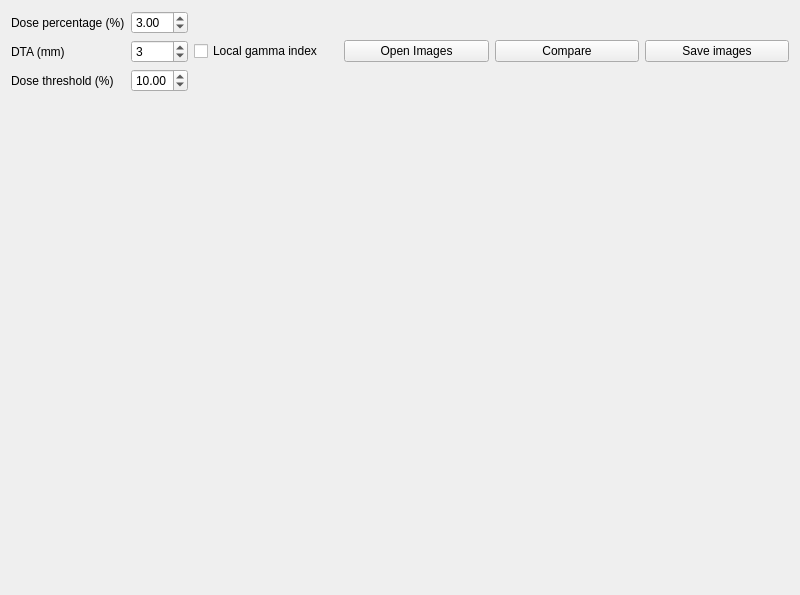
<?xml version="1.0" encoding="UTF-8"?>
<ui version="4.0">
 <class>DoseComp</class>
 <widget class="QWidget" name="DoseComp">
  <property name="geometry">
   <rect>
    <x>0</x>
    <y>0</y>
    <width>800</width>
    <height>595</height>
   </rect>
  </property>
  <property name="windowTitle">
   <string>Form</string>
  </property>
  <property name="windowIcon">
   <iconset resource="icons.qrc">
    <normaloff>:/icons/compare.png</normaloff>:/icons/compare.png</iconset>
  </property>
  <layout class="QVBoxLayout" name="verticalLayout">
   <item>
    <layout class="QHBoxLayout" name="horizontalLayout_2">
     <item>
      <layout class="QFormLayout" name="formLayout">
       <property name="fieldGrowthPolicy">
        <enum>QFormLayout::AllNonFixedFieldsGrow</enum>
       </property>
       <item row="0" column="0">
        <widget class="QLabel" name="dosePercentageLabel">
         <property name="text">
          <string>Dose percentage (%)</string>
         </property>
        </widget>
       </item>
       <item row="0" column="1">
        <widget class="QDoubleSpinBox" name="dosePercentageDoubleSpinBox">
         <property name="maximum">
          <double>20.000000000000000</double>
         </property>
         <property name="singleStep">
          <double>1.000000000000000</double>
         </property>
         <property name="value">
          <double>3.000000000000000</double>
         </property>
        </widget>
       </item>
       <item row="1" column="0">
        <widget class="QLabel" name="dTAMmLabel">
         <property name="text">
          <string>DTA (mm)</string>
         </property>
        </widget>
       </item>
       <item row="1" column="1">
        <widget class="QSpinBox" name="dTAMmSpinBox">
         <property name="minimum">
          <number>1</number>
         </property>
         <property name="value">
          <number>3</number>
         </property>
        </widget>
       </item>
       <item row="2" column="0">
        <widget class="QLabel" name="doseThresholdLabel">
         <property name="text">
          <string>Dose threshold (%)</string>
         </property>
        </widget>
       </item>
       <item row="2" column="1">
        <widget class="QDoubleSpinBox" name="doseThresholdDoubleSpinBox">
         <property name="singleStep">
          <double>5.000000000000000</double>
         </property>
         <property name="value">
          <double>10.000000000000000</double>
         </property>
        </widget>
       </item>
      </layout>
     </item>
     <item>
      <widget class="QCheckBox" name="local_checkBox">
       <property name="text">
        <string>Local gamma index</string>
       </property>
      </widget>
     </item>
     <item>
      <widget class="QPushButton" name="open_images">
       <property name="text">
        <string>Open Images</string>
       </property>
      </widget>
     </item>
     <item>
      <widget class="QPushButton" name="compare_button">
       <property name="text">
        <string>Compare</string>
       </property>
      </widget>
     </item>
     <item>
      <widget class="QPushButton" name="save_images">
       <property name="text">
        <string>Save images</string>
       </property>
      </widget>
     </item>
    </layout>
   </item>
   <item>
    <layout class="QGridLayout" name="gridLayout">
     <item row="0" column="1">
      <widget class="QWidget" name="film_widget" native="true">
       <zorder></zorder>
      </widget>
     </item>
     <item row="0" column="0">
      <widget class="QWidget" name="tps_widget" native="true"/>
     </item>
     <item row="1" column="0">
      <widget class="QWidget" name="gamma_widget" native="true"/>
     </item>
     <item row="1" column="1">
      <widget class="QWidget" name="hist_widget" native="true"/>
     </item>
    </layout>
   </item>
  </layout>
 </widget>
 <resources>
  <include location="icons.qrc"/>
 </resources>
 <connections/>
</ui>
